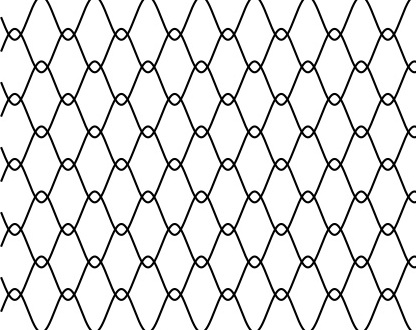
#> input picture util/Figure_1.jpeg, 416 x 330 px
$ python generate_mask.py
#> lines starting #> are read from the running program, lines starting #| are printed output that depends on the picture
from PIL import Image
import math
import operator
import matplotlib.pyplot as plt

image1 = Image.open('Figure_1.jpeg')
#> image1 is the input picture: PIL image 416x330 RGB; min 0, max 255, mean 224.7
image1 = image1.rotate(10)
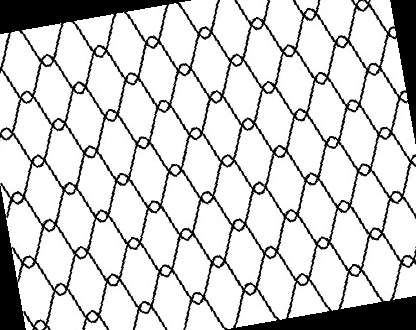
#> image1: PIL image 416x330 RGB; min 0, max 255, mean 207.3
#image1.save('img1_10.jpg')

for i in range(1,4):
    img = Image.open('Figure_%d.jpeg' % i)
    for j in range(3):
        img = img.rotate((j+1)*15)
        img.save('./mask/mesh%d_%d.png' % (i, j))
#> this loop made 3 passes
#> pass 1, `img = img.rotate((j+1)*15)`:
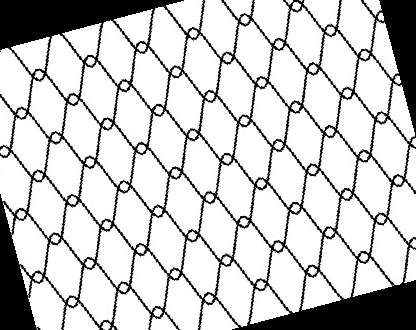
#> img: PIL image 416x330 RGB; min 0, max 255, mean 200.9
#> pass 2, `img = img.rotate((j+1)*15)`:
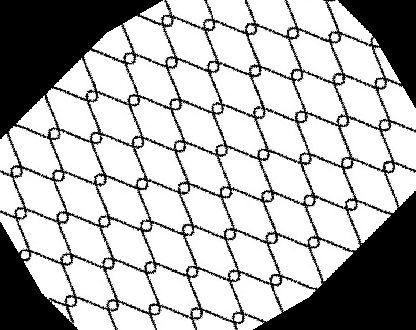
#> img: PIL image 416x330 RGB; min 0, max 255, mean 179
#> pass 3, `img = img.rotate((j+1)*15)`:
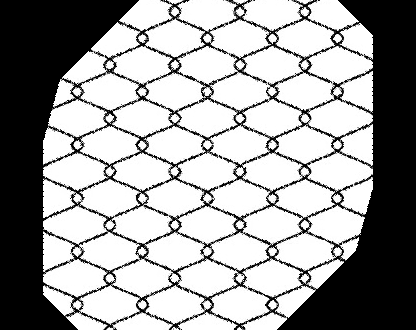
#> img: PIL image 416x330 RGB; min 0, max 255, mean 159.2
#> pass 2 of the loop `for i in range(1,4):`:
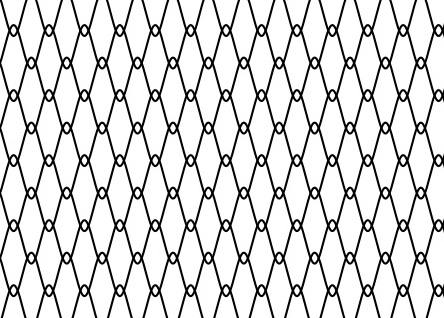
#> input picture util/Figure_2.jpeg, 444 x 318 px
#> img is the input picture: PIL image 444x318 RGB; min 0, max 255, mean 213.6
#> the loop `for j in range(3):` made 3 passes
#> pass 1, `img = img.rotate((j+1)*15)`:
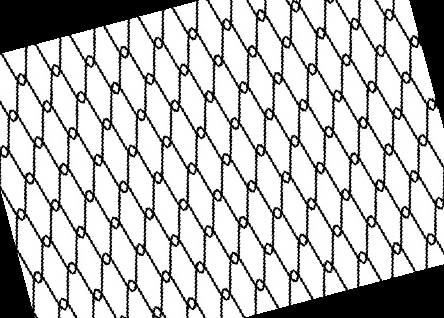
#> img: PIL image 444x318 RGB; min 0, max 255, mean 190.1
#> pass 3, `img = img.rotate((j+1)*15)`:
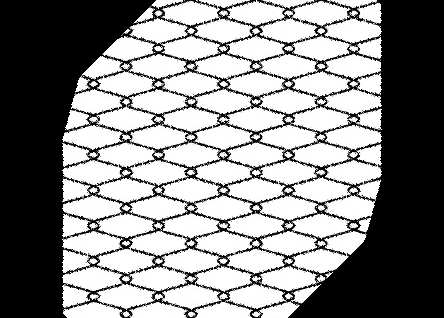
#> img: PIL image 444x318 RGB; min 0, max 255, mean 138.5
#> pass 3 of the loop `for i in range(1,4):`:
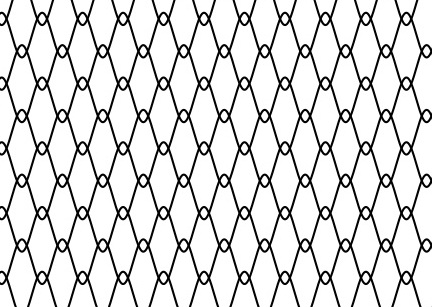
#> input picture util/Figure_3.jpeg, 432 x 307 px
#> img is the input picture: PIL image 432x307 RGB; min 0, max 255, mean 216.7
#> the loop `for j in range(3):` made 3 passes
#> pass 1, `img = img.rotate((j+1)*15)`:
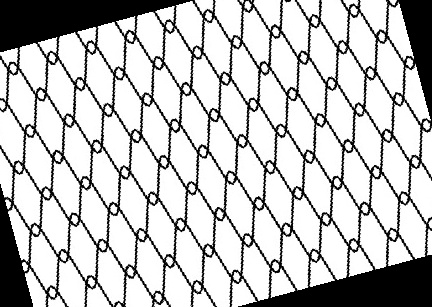
#> img: PIL image 432x307 RGB; min 0, max 255, mean 192.7
#> pass 3, `img = img.rotate((j+1)*15)`:
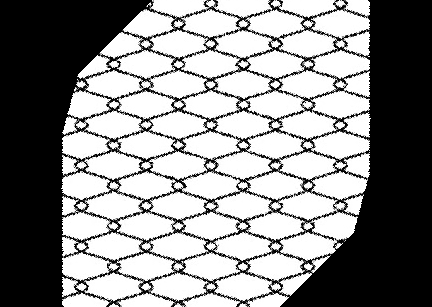
#> img: PIL image 432x307 RGB; min 0, max 255, mean 139.5
